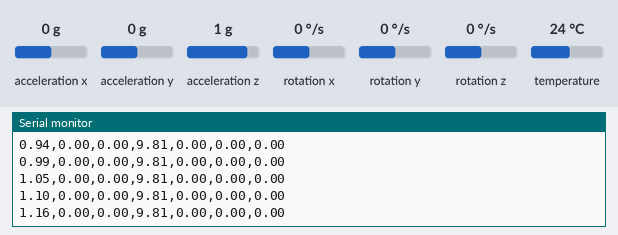
Bench run of a sketch on a simulated Arduino Uno, built with avr-gcc and run on an emulated ATmega328P. Shown: the last lines printed to the serial monitor. The test bench sets the inputs (shaded band); at power-on: acceleration x 0 g, acceleration y 0 g, acceleration z 1 g, rotation x 0 °/s, rotation y 0 °/s, rotation z 0 °/s, temperature 24 °C.

Above: at 1.3 s.
1.4 s: acceleration x set to -1.4 g
At 1.43 s:
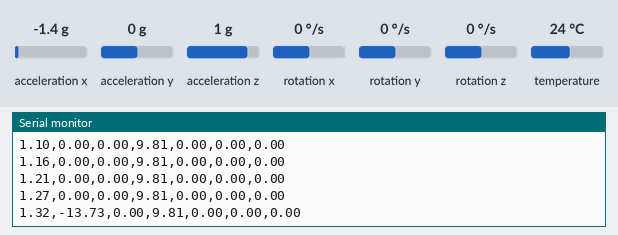
4.4 s: acceleration y set to -1.4 g
At 4.41 s:
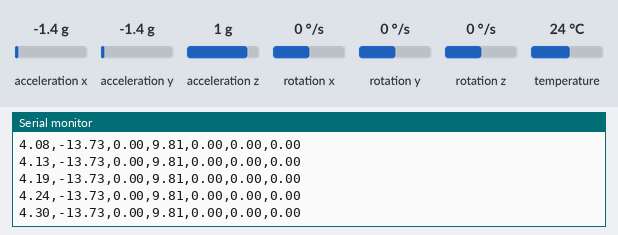
5.9 s: acceleration z set to -1.4 g
At 5.9 s:
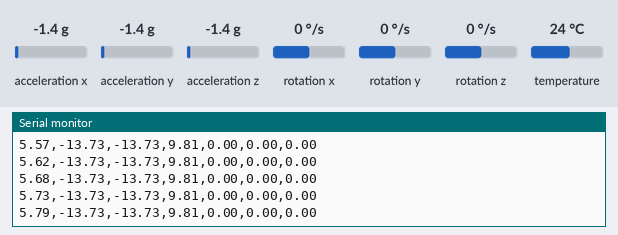
7.4 s: rotation x set to -192 °/s
At 7.44 s:
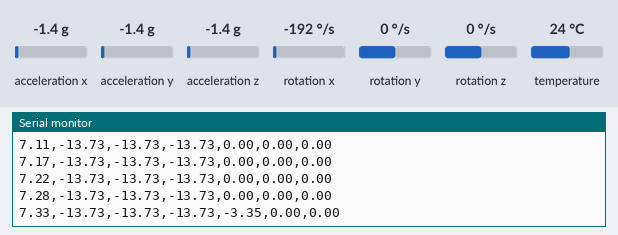
8.9 s: rotation y set to -192 °/s
At 8.93 s:
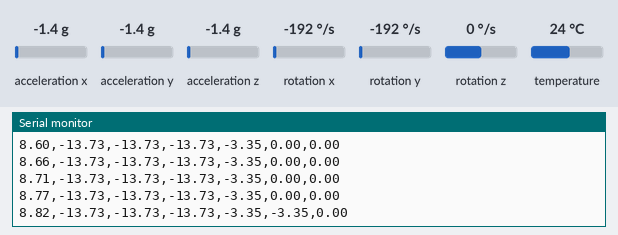
10.4 s: acceleration x set to 0 g
At 10.43 s:
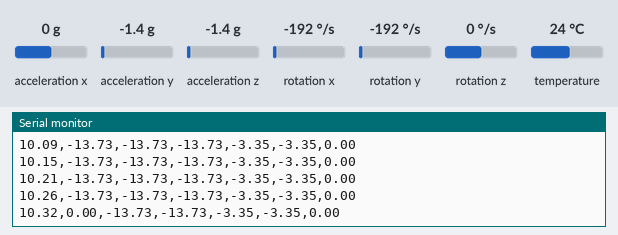
Timing chart, 0 to 13.4 s (numbered marks = the images above; inputs shaded):
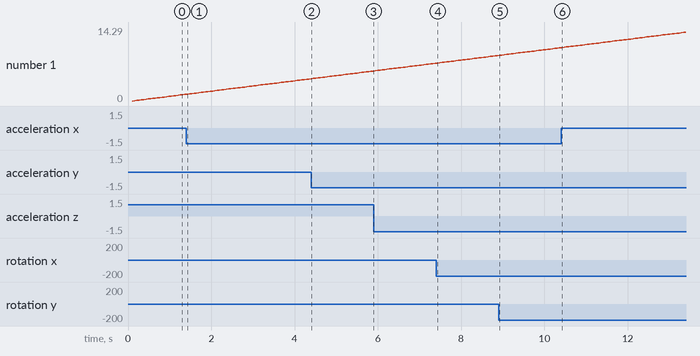

Measured:
- after the input at 1.4 s, the serial monitor: prints a new line at once (image 1)

The sketch:

IMU.ino
```cpp
#include <Adafruit_MPU6050.h>
#include <Adafruit_Sensor.h>
#include <Wire.h>

Adafruit_MPU6050 mpu;
unsigned long offset;

void setup(void) {
  Serial.begin(115200);
  while (!Serial)
    delay(10);

  if (!mpu.begin()) {
    Serial.println("Failed to find MPU6050 chip");
    while (1) {
      delay(10);
    }
  }

  mpu.setAccelerometerRange(MPU6050_RANGE_2_G);
  mpu.setGyroRange(MPU6050_RANGE_500_DEG);
  mpu.setFilterBandwidth(MPU6050_BAND_21_HZ);
  delay(100);
  offset = millis();
}

void loop() {

  /* Get new sensor events with the readings */
  sensors_event_t a, g, temp;
  mpu.getEvent(&a, &g, &temp);

  unsigned long time_elapsed = millis() - offset;

  /* Print out the values */
  Serial.print(time_elapsed / 1000.0);
  Serial.print(",");
  Serial.print(a.acceleration.x);
  Serial.print(",");
  Serial.print(a.acceleration.y);
  Serial.print(",");
  Serial.print(a.acceleration.z);
  Serial.print(",");
  Serial.print(g.gyro.x);
  Serial.print(",");
  Serial.print(g.gyro.y);
  Serial.print(",");
  Serial.print(g.gyro.z);
  delay(50);
  Serial.println();
}
```
